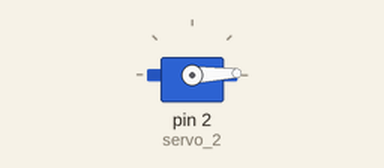
This sketch was run on a simulated Arduino Uno, built with avr-gcc and run on an emulated ATmega328P. On the bench: servo.

Above: at 0.05 s.
At 0.65 s:
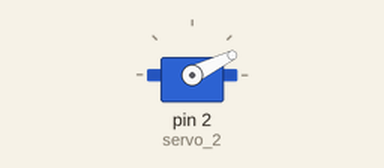
At 1.15 s:
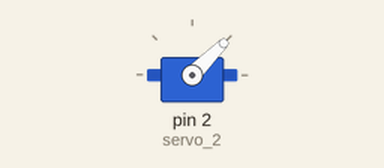
At 2.25 s:
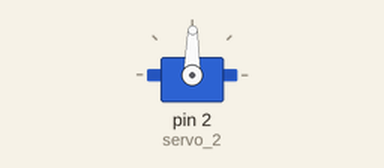
Timing chart, 0 to 5.2 s (numbered marks = the images above):
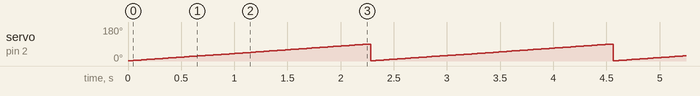

The sketch:

workingcode.ino
```cpp
#include <Servo.h>

int position = 0;

int i = 0;

Servo servo_2;

void setup()
{
  servo_2.attach(2, 500, 2500);
}

void loop()
{
  position;

  for (position = 1; position <= 31; position += 1) {
    servo_2.write(position);
    delay(25);
  }
  for (position = 31; position <= 90; position += 1) {
    servo_2.write(position);
    delay(25);
  }
}
```

Measured:
- by itself, servo on pin 2 (servo_2): ramps from 1° to 90° and jumps back, once every 2.3 s
